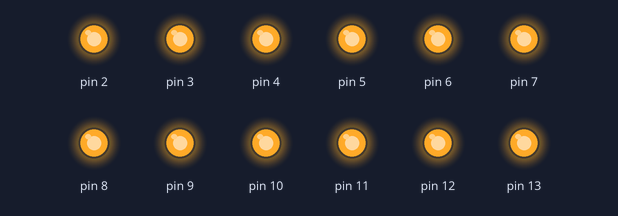
The sketch below on a simulated Arduino Uno, built with avr-gcc and run on an emulated ATmega328P. Parts: output pins drawn as LEDs (lit = HIGH).

Above: at 0.5 s.
At 3.5 s:
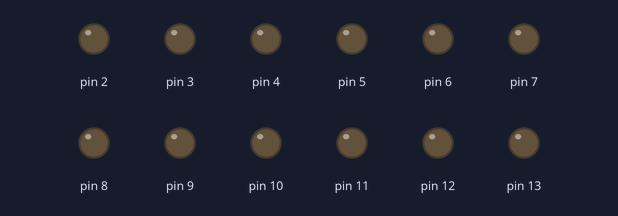
Timing chart, 0 to 4.6 s (numbered marks = the images above):
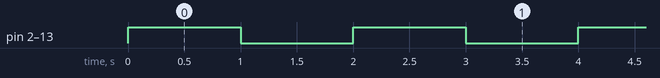

The sketch:

5.1.ino
```cpp
void setup() {
  for (int i=2;i<=13;i++)
    pinMode(i, OUTPUT);
}

void on(int port) {
  digitalWrite(port, HIGH);
}

void off(int port) {
  digitalWrite(port, LOW);
}

// the loop function runs over and over again forever
void loop() {
  for (int i=2; i<=13; i++) {
    on(i);
  }
  delay(1000);

  for (int i=2; i<=13; i++) {
    off(i);
  }
  delay(1000);
}
```

Measured:
- by itself, pin 2–13: alternates HIGH for 1.0 s and LOW for 1.0 s
